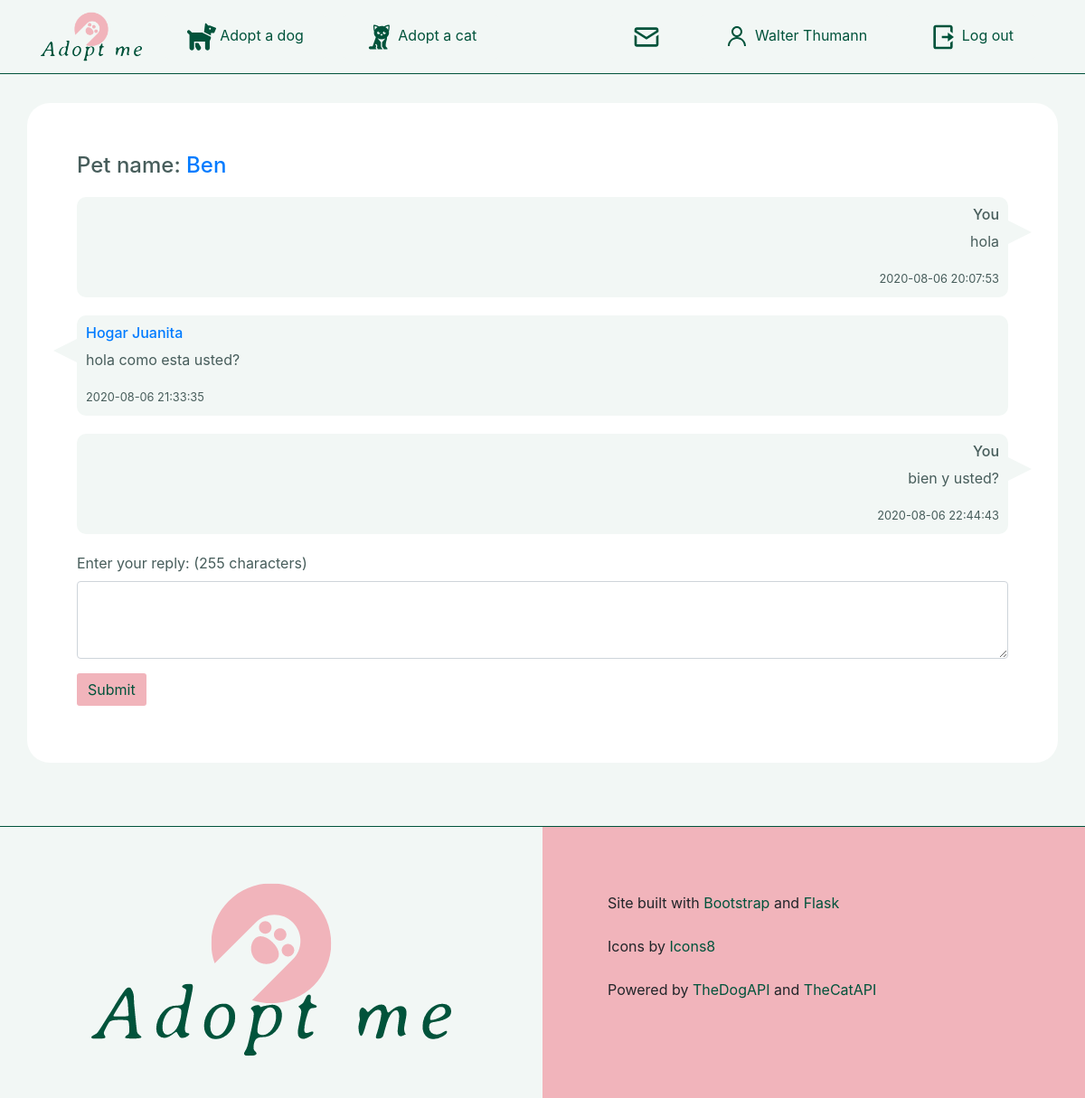
Page /messages/1 (signed in) on the committed database.
### tables this page shows
CREATE TABLE "threads" (
	"id"	integer PRIMARY KEY AUTOINCREMENT,
	"user1"	INTEGER,
	"user2"	INTEGER,
	"latest"	DATETIME,
	"subject"	TEXT,
	FOREIGN KEY("user1") REFERENCES "users"("id"),
	FOREIGN KEY("user2") REFERENCES "users"("id")
);

CREATE TABLE "messages" (
	"id"	integer PRIMARY KEY AUTOINCREMENT,
	"sender"	integer,
	"thread_id"	integer,
	"message"	text,
	"timestamp"	datetime,
	"read"	INTEGER,
	FOREIGN KEY("sender") REFERENCES "users"("id"),
	FOREIGN KEY("thread_id") REFERENCES "threads"("id")
);

CREATE TABLE "users" (
	"id"	integer PRIMARY KEY AUTOINCREMENT,
	"shelter"	TEXT,
	"firstname"	text,
	"lastname"	text,
	"sheltername"	text,
	"email"	text,
	"location"	text,
	"hash"	text,
	"phone"	TEXT,
	"website"	TEXT,
	"facebook"	TEXT,
	"instagram"	TEXT,
	"twitter"	TEXT
);

### app.py (the view)
@app.route('/messages/<thread_id>')
@login_required
def messages(thread_id):
    user = session.get("user")
    user_id = session.get("user_id")
    unread_messages = session.get("unread_messages")
    db = sqlite3.connect('app.db')
    c = db.cursor()
    rows = c.execute('''
        SELECT * FROM threads WHERE (id = ? AND user1 = ?) OR (id = ? AND user2 = ?)
    ''', (thread_id, user_id, thread_id, user_id)).fetchall()
    if len(rows) == 0:
        db.close()
        return redirect("/")
    messages = c.execute('''
        SELECT m.*, u.shelter, u.firstname, u.lastname, u.sheltername, t.user1, t.user2, t.subject FROM messages m
        LEFT JOIN users u ON u.id = m.sender
		LEFT JOIN threads t on m.thread_id = t.id
        LEFT JOIN users u1 on t.user1 = u1.id
		LEFT JOIN users u2 on t.user2 = u2.id
        WHERE thread_id = ?
    ''', (thread_id)).fetchall()
    c.execute("UPDATE messages SET read = 1 WHERE thread_id = ? AND sender <> ?", (thread_id, user_id))
    session['unread_messages'] = c.execute("SELECT COUNT(thread_id) FROM messages WHERE read IS NULL AND sender <> ?", (user_id,)).fetchall()[0][0]
    unread_messages = session.get("unread_messages")
    db.commit()
    db.close()
    return render_template("messages.html", user=user, unread_messages=unread_messages, user_id=user_id, messages=messages)

### app.py (called while the page is built)
@app.after_request
def after_request(response):
    response.headers['Cache-Control'] = 'no-cache, no-store, must-revalidate'
    response.headers['Expires'] = 0
    response.headers['Pragma'] = 'no-cache'
    return response

### helpers.py (called while the page is built)
def login_required(f):
    @wraps(f)
    def decorated_function(*args, **kwargs):
        if session.get("user") is None:
            return redirect("/login")
        return f(*args, **kwargs)
    return decorated_function

### templates/messages.html (shortened to what this page needs)
{% extends "layout.html" %}
{% block main %}
<div class="container account">
    <h4>Pet name: <a href="">{{messages[0][12]}}</a></h4>
    {% for message in messages %}
    {% if message[1] == user_id %}
    <div class="media right talkbubble talkbubble-right">
    {% else %}
    <div class="media talkbubble talkbubble-left">
    {% endif %}
        <div class="media-body">
            {% if message[1] == user_id %}
            <h6 class="mt-0">You</h6>
            {% elif message[6] == 'Yes' %}
            <h6 class="mt-0"><a href="/members/{{ message[1] }}">{{ message[9] }}</a></h6>
            {% else %}
            <h6 class="mt-0"><a href="/members/{{ message[1] }}">{{ message[7] }} {{ message[8] }}</a></h6>
            {% endif %}
            <p>{{ message[3] }}</p>
            <small>{{ message[4][:19] }}</small>
        </div>
    </div>
    {% endfor %}
    {% if messages[0][10] == user_id %}
    <form action="/contact/{{ messages[0][11] }}" method="POST">
    {% else %}
    <form action="/contact/{{ messages[0][10] }}" method="POST">
    {% endif %}
        <div class="form-group">
            <label for="message">Enter your reply: (<span id="characters">255</span> character<span id="plural">s</span>)</label>
            <textarea name="message" class="form-control" id="message" rows="3" maxlength="255"></textarea>
        </div>
        <button type="submit" class="btn btn-primary mb-2">Submit</button>
    </form>
</div>
{% endblock %}

### static/css/style.css (style rules this page uses)
body { background-color: #f2f7f5; color: #475d5b; }
.right { text-align: right; }
.btn { border-radius: 3px; border: 0px; }
.btn-primary { background-color: #F1B4BB; color: #01533B; }
.media { background-color: #f2f7f5; border-radius: 25px; padding: 10px; margin: 20px 0; }
.talkbubble { width: 100%; height: 100%; position: relative; -moz-border-radius: 10px; -webkit-border-radius: 10px; border-radius: 10px; }
.talkbubble-left:before { content: ""; position: absolute; right: 100%; top: 26px; width: 0; height: 0; border-top: 13px solid transparent; border-right: 26px solid #f2f7f5; border-bottom: 13px solid transparent; }
.talkbubble-right:before { content: ""; position: absolute; left: 100%; top: 26px; width: 0; height: 0; border-top: 13px solid transparent; border-left: 26px solid #f2f7f5; border-bottom: 13px solid transparent; }
.account { height: 100%; -ms-flex-align: center; align-items: center; padding-top: 40px; padding-bottom: 40px; padding: 55px; background-color: #FFF; border-radius: 25px; width: 100%; margin: auto; margin-top: 32px; margin-bottom: 32px; min-height: 600px; }

### rows in the picture
threads: subject "Ben"
messages: shows "You", message "hola", timestamp "2020-08-06 20:07:53"
messages: sheltername "Hogar Juanita", message "hola como esta usted?", timestamp "2020-08-06 21:33:35"
messages: shows "You", message "bien y usted?", timestamp "2020-08-06 22:44:43"

### other values in the picture
{{ user }} "Walter Thumann"
